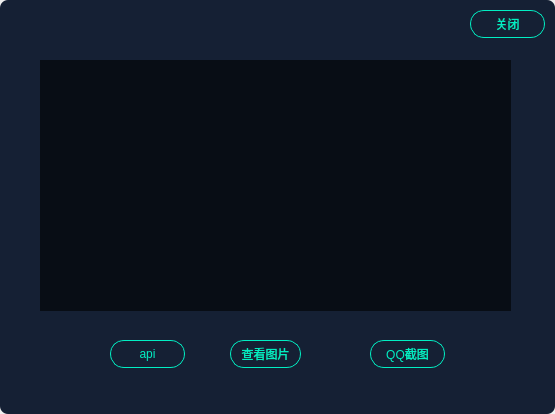
<?xml version="1.0" encoding="UTF-8"?>
<ui version="4.0">
 <class>ScreenshotClass</class>
 <widget class="QWidget" name="ScreenshotClass">
  <property name="geometry">
   <rect>
    <x>0</x>
    <y>0</y>
    <width>555</width>
    <height>414</height>
   </rect>
  </property>
  <property name="windowTitle">
   <string>Screenshot</string>
  </property>
  <property name="styleSheet">
   <string notr="true"/>
  </property>
  <layout class="QVBoxLayout" name="verticalLayout">
   <property name="spacing">
    <number>0</number>
   </property>
   <property name="leftMargin">
    <number>0</number>
   </property>
   <property name="topMargin">
    <number>0</number>
   </property>
   <property name="rightMargin">
    <number>0</number>
   </property>
   <property name="bottomMargin">
    <number>0</number>
   </property>
   <item>
    <widget class="QFrame" name="frame">
     <property name="styleSheet">
      <string notr="true">#frame
{
	background: #152034;
	border-radius: 8px;
}

QPushButton
{
	border-radius: 14px;
	border: 1px solid #01EEC3;
	font-size: 12px;
	font-family: 微软雅黑;
	color: #01EEC3;
}</string>
     </property>
     <property name="frameShape">
      <enum>QFrame::StyledPanel</enum>
     </property>
     <property name="frameShadow">
      <enum>QFrame::Raised</enum>
     </property>
     <widget class="QPushButton" name="pushButton_newScreen">
      <property name="geometry">
       <rect>
        <x>110</x>
        <y>340</y>
        <width>75</width>
        <height>28</height>
       </rect>
      </property>
      <property name="cursor">
       <cursorShape>PointingHandCursor</cursorShape>
      </property>
      <property name="text">
       <string>api</string>
      </property>
     </widget>
     <widget class="QPushButton" name="pushButton_screen">
      <property name="geometry">
       <rect>
        <x>370</x>
        <y>340</y>
        <width>75</width>
        <height>28</height>
       </rect>
      </property>
      <property name="cursor">
       <cursorShape>PointingHandCursor</cursorShape>
      </property>
      <property name="text">
       <string>QQ截图</string>
      </property>
     </widget>
     <widget class="QPushButton" name="pushButton_close">
      <property name="geometry">
       <rect>
        <x>470</x>
        <y>10</y>
        <width>75</width>
        <height>28</height>
       </rect>
      </property>
      <property name="cursor">
       <cursorShape>PointingHandCursor</cursorShape>
      </property>
      <property name="text">
       <string>关闭</string>
      </property>
     </widget>
     <widget class="QLabel" name="label_image">
      <property name="geometry">
       <rect>
        <x>40</x>
        <y>60</y>
        <width>471</width>
        <height>251</height>
       </rect>
      </property>
      <property name="styleSheet">
       <string notr="true">background-color: rgba(0, 0, 0, 0.6);</string>
      </property>
      <property name="text">
       <string/>
      </property>
     </widget>
     <widget class="QPushButton" name="pushButton_look">
      <property name="geometry">
       <rect>
        <x>230</x>
        <y>340</y>
        <width>71</width>
        <height>28</height>
       </rect>
      </property>
      <property name="cursor">
       <cursorShape>PointingHandCursor</cursorShape>
      </property>
      <property name="text">
       <string>查看图片</string>
      </property>
     </widget>
    </widget>
   </item>
  </layout>
 </widget>
 <layoutdefault spacing="6" margin="11"/>
 <resources>
  <include location="../qrc/Screenshot.qrc"/>
 </resources>
 <connections/>
</ui>
